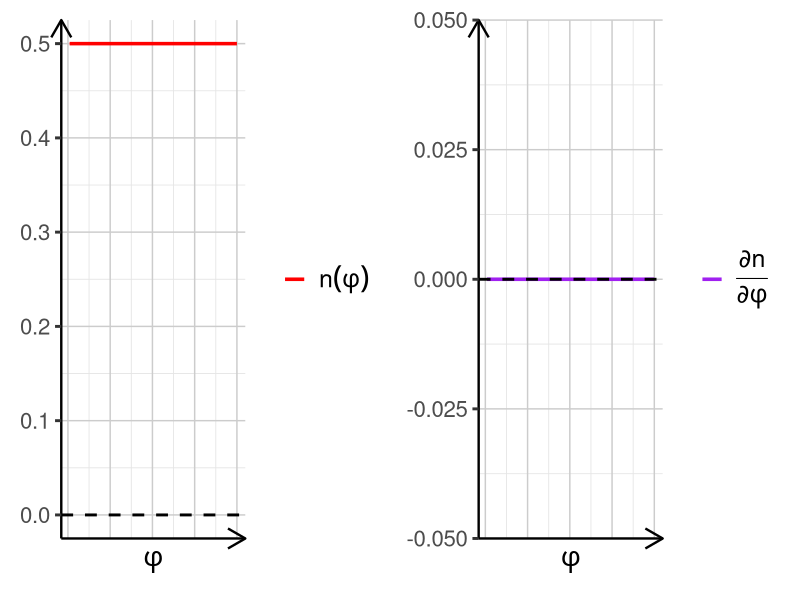

The R script that drew this image:
library(tidyverse)
library(numDeriv)
library(patchwork)

# set parameter values
w <- 100
delta <- 1
N <- 100
NA_t <- 100   #set to either 0 or 100
psi <- 1

# n(phi) function
n_func <- function(phi) {
  num <- delta / (1 + delta)
  denom <- w * phi * (N - NA_t) + psi * NA_t
  num * w / denom
}

# partial derivative function
ndot_func <- function(phi) {
  grad(n_func, phi)
}

# set simulation bounds and step
phi_seq <- seq(0.001, 0.1, by = 0.001)

# simulate n and ndot over phi
sim_data <- tibble(phi = phi_seq) %>%
  mutate(
    n = map_dbl(phi, n_func),
    ndot = map_dbl(phi, ndot_func)
  )

# define theme
big_text_theme <- theme_classic(base_size = 18) +
  theme(
    plot.title = element_text(hjust = 0.5),
    legend.title = element_blank(),
    legend.text = element_text(size = 18),
    axis.title.x = element_text(size = 20),
    axis.title.y = element_blank(),
    axis.text.x = element_blank(),
    axis.ticks.x = element_blank(),
    axis.text.y = element_text(size = 16),
    axis.ticks.y = element_line(size = 1),
    panel.grid.major = element_line(color = "gray80", size = 0.5),  # major grid lines
    panel.grid.minor = element_line(color = "gray90", size = 0.3)   # minor grid lines
  )

# arrowed axes
add_arrowed_axes <- function(p) {
  p + 
    coord_cartesian(clip = "off") +
    theme(
      axis.line = element_line(arrow = arrow(type = "open", length = unit(0.2, "inches")))
    )
}

# plot 1: n(phi)
p1 <- ggplot(sim_data, aes(x = phi, y = n)) +
  geom_line(aes(color = "n(phi)"), size = 1.2) +
  geom_hline(yintercept = 0, linetype = "dashed", size = 1, color = "black") +
  scale_color_manual(
    values = c("n(phi)" = "red"),
    labels = c(expression(n(phi)))
  ) +
  labs(x = expression(phi)) +
  big_text_theme

# plot 2: partial derivative
p2 <- ggplot(sim_data, aes(x = phi, y = ndot)) +
  geom_line(aes(color = "partial"), size = 1.2) +
  geom_hline(yintercept = 0, linetype = "dashed", size = 1, color = "black") +
  scale_color_manual(
    values = c("partial" = "purple"),
    labels = c(expression(frac(partialdiff * n, partialdiff * phi)))
  ) +
  labs(x = expression(phi)) +
  big_text_theme

# print plots
(add_arrowed_axes(p1) | add_arrowed_axes(p2))

